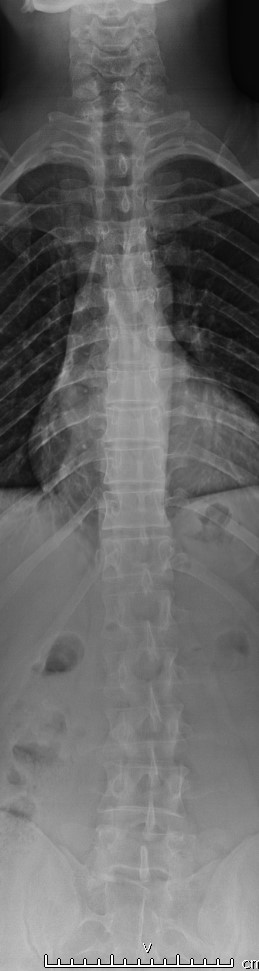
#> input picture dataset/NormalFinal/N1,N,40,M_1_0.jpg, 259 x 971 px, found by its file name; its folder holds only this picture in this run
$ jupyter execute --allow-errors percobaan_3.ipynb   (older library calls are emulated)
#> lines starting #> are read from the running program, lines starting #| are printed output that depends on the picture; after the words box and inside, x2 and y2 are one past the last pixel; in counts of white or black regions, pixels touching at a corner belong together
Script di bawah ini berfungsi untuk mengunduh dan memasang library yang diperlukan untuk pengolahan citra, analisis data, visualisasi, dan machine learning.

[cell 1]
import os
import cv2 as cv
import matplotlib.pyplot as plt
import numpy as np
import pandas as pd
from sklearn.model_selection import train_test_split, cross_val_predict
from sklearn.metrics import accuracy_score, classification_report
from skimage.feature import graycomatrix, graycoprops
from scipy.stats import entropy
from sklearn.ensemble import RandomForestClassifier
from sklearn.svm import SVC
from sklearn.neighbors import KNeighborsClassifier
from sklearn.metrics import accuracy_score, precision_score, recall_score, f1_score, confusion_matrix, classification_report
from sklearn.metrics import (confusion_matrix, ConfusionMatrixDisplay)
import seaborn as sns
from glob import glob
import random

Script di atas digunakan untuk mengimpor berbagai library yang diperlukan dalam project pengolahan citra dan machine learning. Library seperti `os` digunakan untuk mengelola file dan folder, `cv2` (OpenCV) untuk membaca dan memproses citra, `matplotlib.pyplot` dan seaborn untuk visualisasi data dan grafik, serta `numpy` dan pandas untuk manipulasi data numerik dan tabel. Selain itu, berbagai modul dari scikit-learn diimpor untuk membagi data, membangun model klasifikasi (Random Forest, SVM, KNN), serta melakukan evaluasi model menggunakan metrik seperti akurasi, precision, recall, f1-score, dan confusion matrix. Library `skimage.feature` digunakan untuk ekstraksi fitur tekstur citra, sedangkan `scipy.stats` menyediakan fungsi statistik seperti entropy. Seluruh library ini saling melengkapi untuk mendukung proses analisis, pelatihan, dan evaluasi model klasifikasi citra digital.

## Data Loading

Buat struktur folder dataset sebagai berikut:
```
.
└──dataset
    ├── label1
	├── image1.jpg
	├── image2.jpg
	└── image3.jpg
    ├── label2
    └── label3
    └── dst...
```

[cell 2]
data_awal = []
labels = []
file_name = []

for sub_folder in os.listdir("dataset\\"):
    sub_folder_files = os.listdir(os.path.join("dataset\\", sub_folder))
    for i, filename in enumerate(sub_folder_files):
        img_path = os.path.join("dataset\\", sub_folder, filename)
        img = cv.imread(img_path)
#> img is the input picture: shape (971, 259, 3); min 0, max 255, mean 102.8

        if img is None:
            print(f"Gagal membaca gambar: {img_path}")
            continue

        img = img.astype(np.uint8)
        img = cv.cvtColor(img, cv.COLOR_BGR2GRAY)
#> img: shape (971, 259)
        img = cv.resize(img, (256, 700))
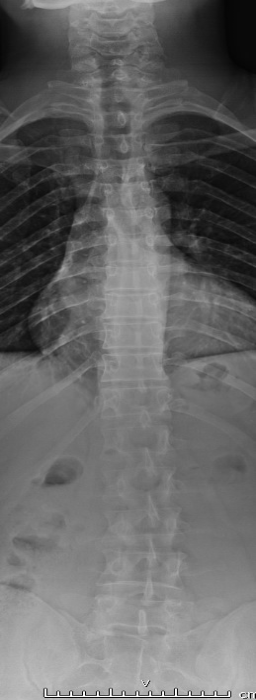
#> img: shape (700, 256); min 1, max 255, mean 102.6

        data_awal.append(img)
        labels.append(sub_folder)
        name = os.path.splitext(filename)[0]
        file_name.append(filename)

data_awal = np.array(data_awal)
labels = np.array(labels)

Script di atas digunakan untuk memuat seluruh gambar dari folder dataset yang sudah dikelompokkan berdasarkan labelnya. Setiap gambar dibaca dari subfolder, kemudian dikonversi ke format grayscale dan diubah ukurannya menjadi 256x700 piksel agar seragam. Nama file dan label dari setiap gambar juga disimpan ke dalam list. Seluruh data gambar, label, dan nama file kemudian diubah menjadi array numpy agar mudah diproses pada tahap selanjutnya. Selain itu, kode juga menyiapkan variabel untuk data augmentasi, meskipun proses augmentasi belum diimplementasikan pada bagian ini.

## Jumlah Data

Kode di bawah menghitung jumlah gambar untuk setiap label dalam folder dataset. Setiap subfolder di dalam dataset dianggap sebagai label, dan semua file gambar di dalamnya dihitung. Hasil jumlah gambar per label disimpan dalam dictionary label_counts. Kemudian data tersebut ditampilkan.

[cell 3]
label_counts = {}
base_path = 'dataset'

for label in os.listdir(base_path):
    label_path = os.path.join(base_path, label)
    if os.path.isdir(label_path):
        image_paths = glob(os.path.join(label_path, '*'))
        label_counts[label] = len(image_paths)

plt.figure(figsize=(8, 5))
plt.bar(label_counts.keys(), label_counts.values(), color='skyblue')
plt.title("Jumlah Data per Label")
plt.xlabel("Label")
plt.ylabel("Jumlah Gambar")
plt.tight_layout()
plt.show()
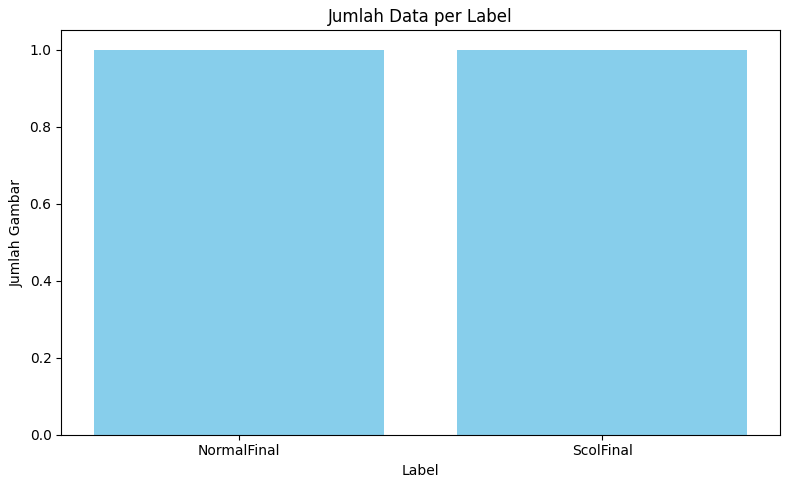
#> figure drawn by matplotlib, 1 panel

## Sampel Dataset

Kode di bawah menampilkan 10 contoh gambar dari setiap label yang ada dalam array labels. Untuk setiap label, diambil indeks 10 gambar pertama yang sesuai, lalu ditampilkan.

[cell 4]
unique_labels = np.unique(labels)

for label in unique_labels:
    idx = np.where(labels == label)[0][:10]

    fig = plt.figure(figsize=(15, 5), facecolor='lightgray')
    fig.suptitle(f"10 Sampel Gambar Label: {label}", fontsize=16)

    for i, index in enumerate(idx):
        ax = plt.subplot(2, 5, i + 1)
        ax.imshow(data_awal[index], cmap='gray')
        ax.set_title(f"{label} {i+1}", fontsize=10)
        ax.axis('off')
        ax.set_facecolor('lightgray')

    plt.tight_layout()
    plt.subplots_adjust(top=0.85)
    plt.show()

## Data Preparation

### Define Preprocessing Function

[cell 5]
def histogram_equalization(img):
    hist = np.zeros(256, dtype=int)
    for i in range(img.shape[0]):
        for j in range(img.shape[1]):
            hist[img[i, j]] += 1
    cdf = hist.cumsum()
    cdf_normalized = ((cdf - cdf.min()) * 255 / (cdf.max() - cdf.min())).astype(np.uint8)
    equalized = np.zeros_like(img)
    for i in range(img.shape[0]):
        for j in range(img.shape[1]):
            equalized[i, j] = cdf_normalized[img[i, j]]
    return equalized

def median_filter(image, ksize):
    pad = ksize // 2
    padded = np.pad(image, pad, mode='edge')
    output = np.zeros_like(image)
    for i in range(image.shape[0]):
        for j in range(image.shape[1]):
            window = padded[i:i+ksize, j:j+ksize]
            median_val = np.median(window)
            output[i, j] = median_val
    return output

def dilation(img):
    dilated = np.zeros_like(img)
    padded = np.pad(img, 1, mode='constant')
    for i in range(img.shape[0]):
        for j in range(img.shape[1]):
            neighborhood = padded[i:i+3, j:j+3]
            dilated[i, j] = np.max(neighborhood)
    return dilated

def thresholding(img, threshold):
    result = np.zeros_like(img, dtype=np.uint8)
    for i in range(img.shape[0]):
        for j in range(img.shape[1]):
            if img[i, j] >= threshold:
                result[i, j] = 255
            else:
                result[i, j] = 0
    return result

def erosion(img):
    eroded = np.zeros_like(img)
    padded = np.pad(img, 1, mode='constant')
    for i in range(img.shape[0]):
        for j in range(img.shape[1]):
            neighborhood = padded[i:i+3, j:j+3]
            eroded[i, j] = np.min(neighborhood)
    return eroded

def opening(img):
    eroded = erosion(img)
    opened = dilation(eroded)
    return opened

Script di atas digunakan untuk melakukan preprocessing pada citra sebelum tahap ekstraksi fitur. Fungsi histogram_equalization bertujuan untuk meningkatkan kontras citra dengan menyamakan distribusi intensitas piksel, sehingga detail pada gambar menjadi lebih jelas. Fungsi median_filter digunakan untuk mengurangi noise pada citra dengan mengganti setiap piksel dengan nilai median dari lingkungan sekitarnya, sehingga citra menjadi lebih bersih tanpa mengaburkan tepi objek. Fungsi thresholding berfungsi untuk mengubah citra ke dalam bentuk biner (hitam-putih) berdasarkan ambang nilai tertentu, sehingga objek dan latar belakang dapat dipisahkan dengan jelas. Selanjutnya, fungsi opening (yang terdiri dari erosi diikuti dilasi) digunakan untuk menghilangkan noise kecil atau objek-objek yang tidak diinginkan di latar belakang, tanpa mengubah bentuk utama objek yang lebih besar. Terakhir, fungsi dilation berfungsi untuk memperbesar area objek terang pada citra, sehingga fitur-fitur penting menjadi lebih menonjol dan celah-celah kecil pada objek dapat tertutup. Kelima proses ini sangat penting agar citra yang diolah pada tahap selanjutnya memiliki kualitas yang baik dan fitur yang dihasilkan lebih representatif.

### Preprocessing

[cell 6]
preprocessed_data = []

for img in data_awal:
    img_eq   = histogram_equalization(img)
    img_med = median_filter(img_eq, ksize=3)
    img_thres = thresholding(img_med, 87)
    img_open = opening(img_thres)
    img_dil = dilation(img_open)
    preprocessed_data.append(img_dil)
#> this loop made 2 passes
#> pad in median_filter on passes 1 to 2: 1, 1
#> pass 1, `img_eq   = histogram_equalization(img)`:
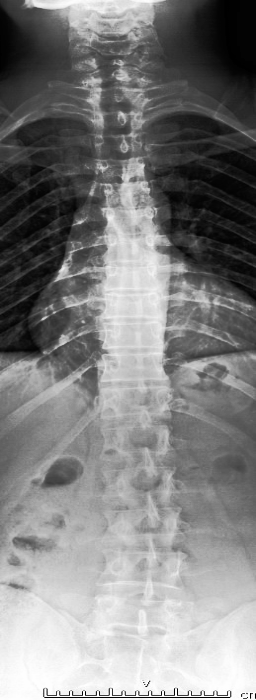
#> img_eq: shape (700, 256); min 0, max 255, mean 127.9
#> pass 1, `img_thres = thresholding(img_med, 87)`:
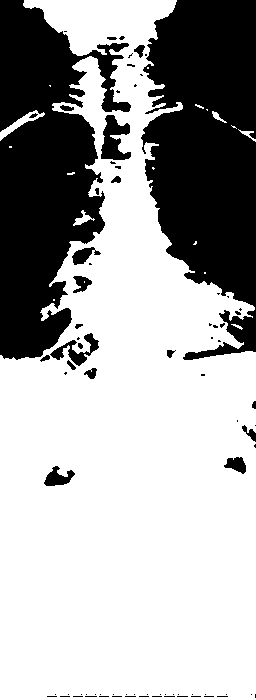
#> img_thres: shape (700, 256); 66.6% white; 81 black regions (59 under 20 px), largest, box (x1, y1, x2, y2) and area: (141, 0, 256, 360) 29309, (0, 0, 131, 360) 27163, (101, 115, 131, 160) 808
#> after the loop:
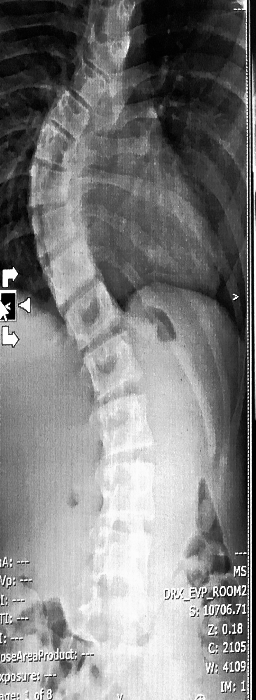
#> img_eq: shape (700, 256); min 0, max 255, mean 127.8
#> after the loop:
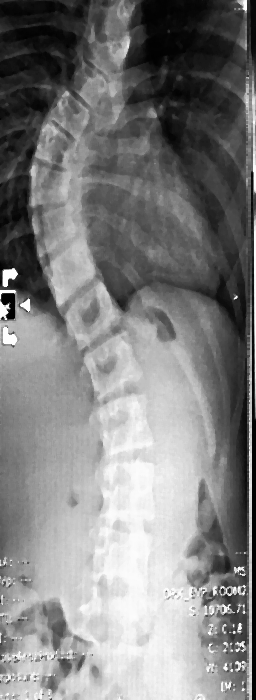
#> img_med: shape (700, 256); min 0, max 254, mean 127.6
#> after the loop:
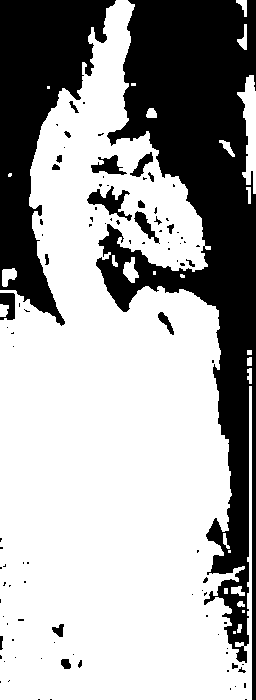
#> img_open: shape (700, 256); 65.8% white; 101 black regions (77 under 20 px), largest, box (x1, y1, x2, y2) and area: (96, 0, 256, 700) 41457, (0, 0, 116, 326) 17005, (87, 186, 132, 221) 588
#> after the loop:
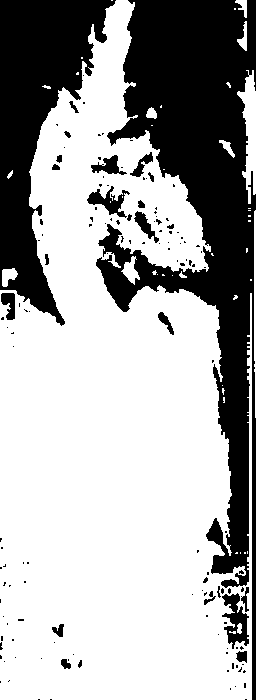
#> img_thres: shape (700, 256); 66.6% white; 139 black regions (114 under 20 px), largest, box (x1, y1, x2, y2) and area: (96, 0, 256, 700) 39112, (0, 0, 116, 326) 16925, (222, 593, 249, 649) 760
#> after the loop, preprocessed_data = 2 items
#> (the rest of the program and of its run is left out)
